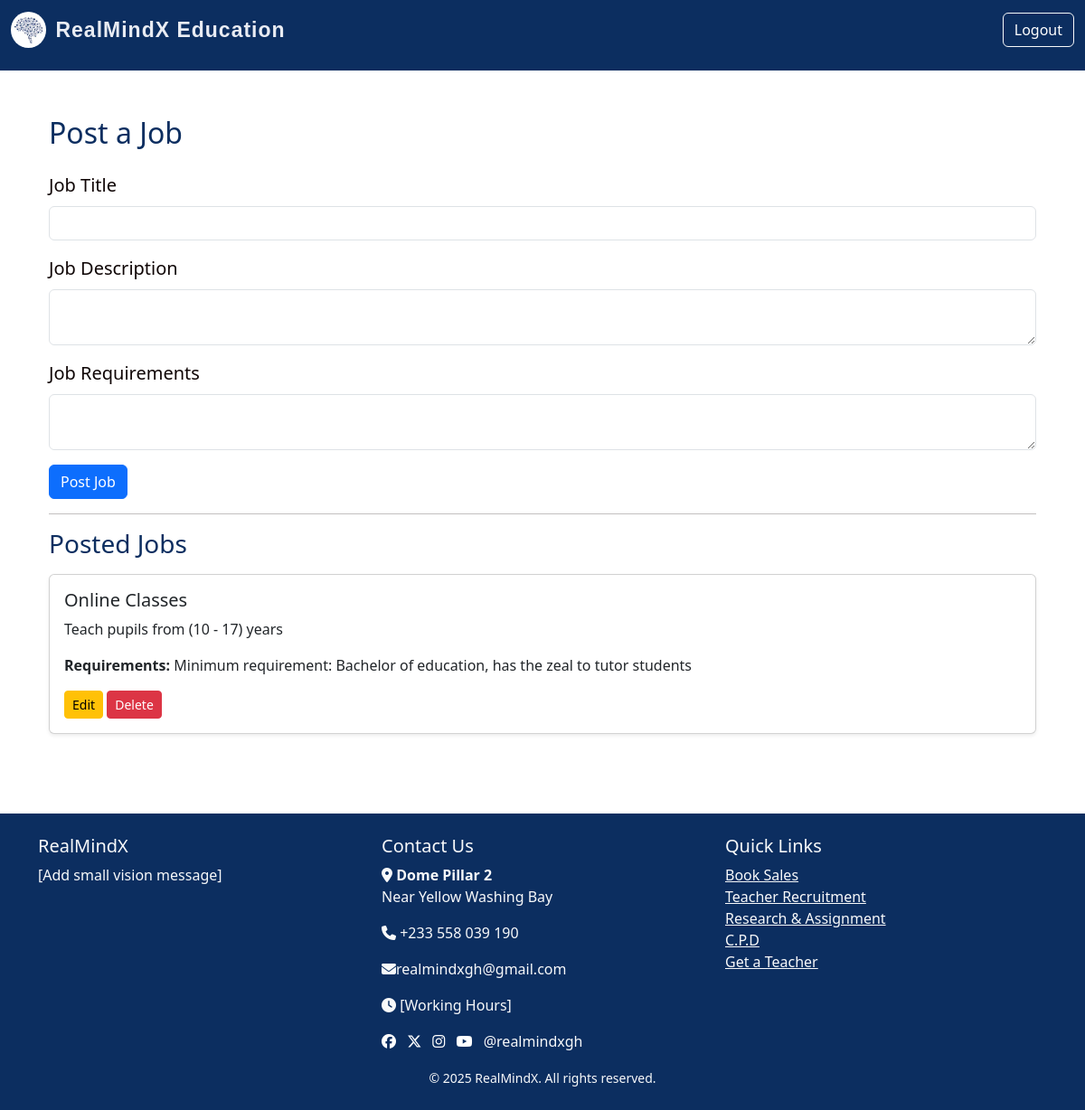
Page /admin/post-job (signed in) on the earlier database version.
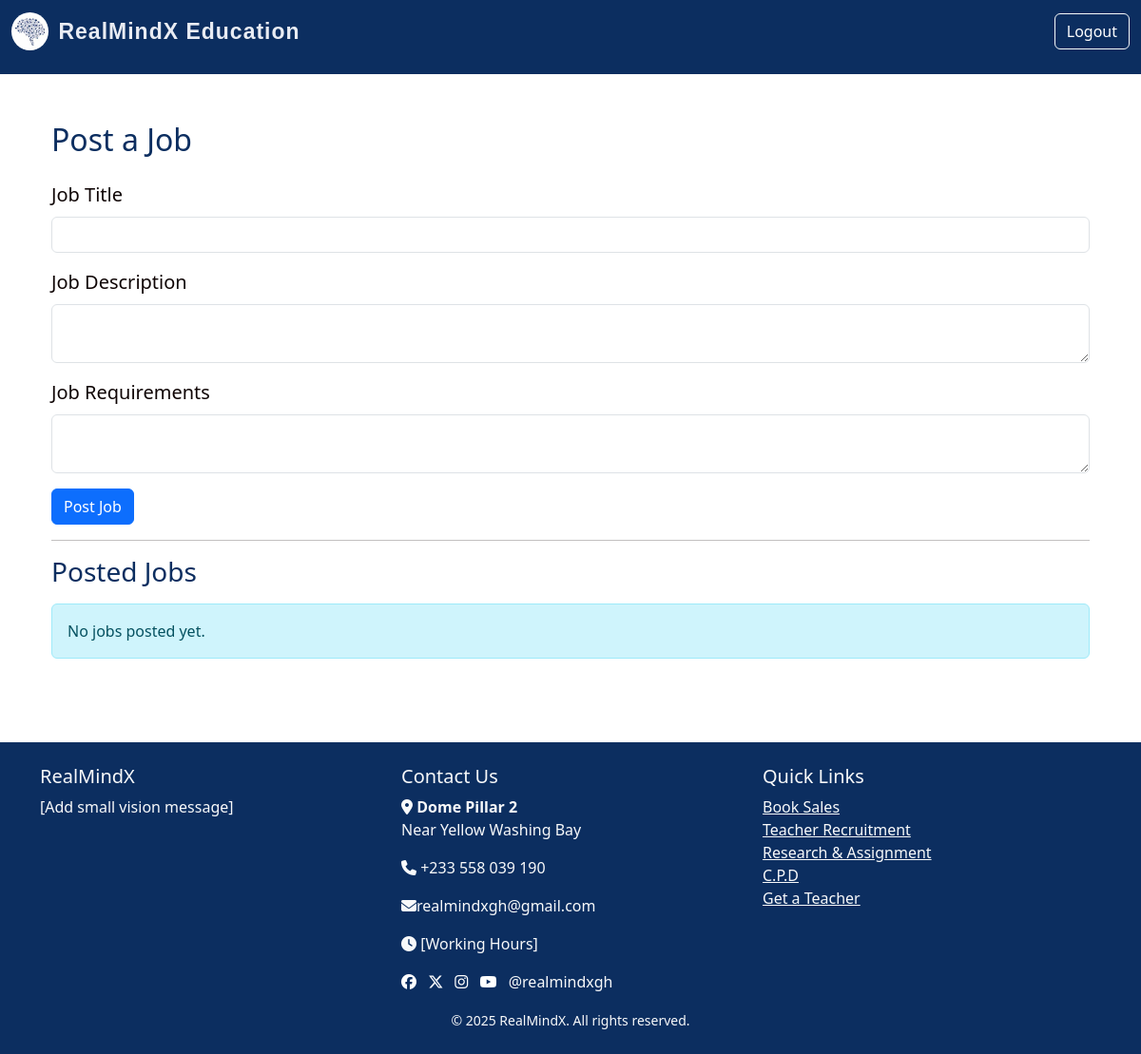
Same page on the later database version.
### models.py (models this page shows)
class JobPost(db.Model):
    id = db.Column(db.Integer, primary_key=True)
    title = db.Column(db.String(150), nullable=False)
    description = db.Column(db.Text, nullable=False)
    job_type = db.Column(db.String(50))
    requirements = db.Column(db.Text, nullable=False)
    date_posted = db.Column(db.DateTime, default=datetime.utcnow)
    admin_id = db.Column(db.Integer, db.ForeignKey('admin.id'), nullable=False)
    applications = db.relationship('Application', backref='job', cascade='all, delete-orphan', lazy=True)

### routes.py (the view, shortened to what this page needs)
@app.route('/admin/post-job', methods=['GET', 'POST'])
@login_required
def post_job():
    if not isinstance(current_user, Admin):
        return redirect(url_for('users_dashboard'))
    form = JobPostForm()
    page = request.args.get('page', 1, type=int)
    per_page = 5
    jobs_paginated = JobPost.query.order_by(JobPost.id.desc()).paginate(page=page, per_page=per_page)
    return render_template(
        'post_job.html',
        form=form,
        jobs=jobs_paginated.items,
        total_pages=jobs_paginated.pages,
        current_page=page
    )

### forms.py
class JobPostForm(FlaskForm):
    title = StringField('Job Title', validators=[DataRequired(), Length(min=5, max=100)])
    description = TextAreaField('Job Description', validators=[DataRequired()])
    requirements = TextAreaField('Job Requirements', validators=[DataRequired()])
    submit = SubmitField('Post Job')

### routes.py (called while the page is built)
@login_manager.user_loader
def load_user(user_id):
    try:
        user_type, id = user_id.split(":")
        if user_type == "user":
            return User.query.get(int(id))
        elif user_type == "admin":
            return Admin.query.get(int(id))
    except ValueError:
        return None

### templates/post_job.html (shortened to what this page needs)
{% extends "index.html" %}
{% block content %}
<div class="container py-4">
    <h2 class="mb-4">Post a Job</h2>
    <form method="POST">
        <div class="mb-3">
            {{ form.title.label(class="form-label") }}
            {{ form.title(class="form-control") }}
        </div>
        <div class="mb-3">
            {{ form.description.label(class="form-label") }}
            {{ form.description(class="form-control") }}
        </div>
        <div class="mb-3">
            {{ form.requirements.label(class="form-label") }}
            {{ form.requirements(class="form-control") }}
        </div>
        <button type="submit" class="btn btn-primary">Post Job</button>
    </form>
    <hr>
    <h3 class="mb-3">Posted Jobs</h3>
    {% for job in jobs %}
    <div class="card mb-3 shadow-sm">
        <div class="card-body">
            <h5 class="card-title">{{ job.title }}</h5>
            <p class="card-text">{{ job.description }}</p>
            <p><strong>Requirements:</strong> {{ job.requirements }}</p>
            <div class="mt-3">
                <a href="{{ url_for('edit_job', job_id=job.id) }}" class="btn btn-sm btn-warning">Edit</a>
                <form action="{{ url_for('delete_job', job_id=job.id) }}" method="POST" style="display:inline;" onsubmit="return confirm('Are you sure you want to delete this job?');">
                    <button type="submit" class="btn btn-sm btn-danger">Delete</button>
                </form>
            </div>
        </div>
    </div>
    {% else %}
    <div class="alert alert-info">No jobs posted yet.</div>
    {% endfor %}
</div>
{% endblock %}

Differences in the rows shown:
removed JobPost: title "Online Classes", description "Teach pupils from (10 - 17) years", requirements "Minimum requirement: Bachelor of education, has the zeal to tutor students"
Other differences:
text now shown: "No jobs posted yet."
